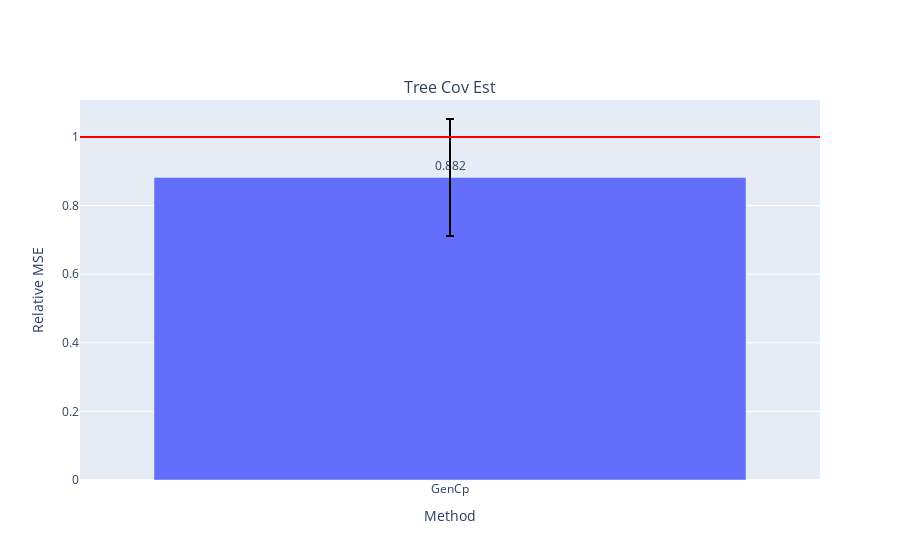

The cell this chart's notebook holds for it:
### Code cell
fig = make_subplots(
    rows=1, cols=len(models),
    subplot_titles=["Tree Cov Est"])

for i, errs in enumerate(model_errs):
    risks = [err.mean() for err in errs]
    test_risk = risks[0]
    # elev_test_risk = risks[1]
    # est_risks = risks[2:]
    est_risks = risks[1:]

    df = pd.DataFrame({est_names[i]: errs[i+1] for i in np.arange(len(est_names))})

    fig.add_trace(go.Bar(
    #     x=['VRF', 'BF_WR', 'BF_FR'], 
        x = df.columns,
        y=(df).mean()/test_risk,
        marker_color=px.colors.qualitative.Plotly,
        text=np.around((df).mean()/test_risk,3),
        textposition='outside',
        error_y=dict(
            type='data',
            color='black',
            array=(df).std() / test_risk,
    #         array=(df/test_risk).clip(upper=(df/test_risk).quantile(.95),axis=1).std(),
    #         symmetric=False,
    #         array=(df/test_risk).quantile(.95) - (df/test_risk).mean(),
    #         arrayminus=(df/test_risk).mean() - (df/test_risk).quantile(.93)
        )
    #         array=(df).mean() + (df).std(),
    #         arrayminus=(df).mean() - (df).std())
    ), row=1, col=i+1)
    # fig.add_trace(go.Bar(
    #     name='Experimental',
    #     x=['GenCp', 'KFCV', 'SPCV'], y=(df).mean(),
    #     error_y=dict(type='data', array=[1, 2])
    # ))
    # fig.update_layout(barmode='group')
    fig.add_hline(y=1., line_color='red', row=1, col=i+1)
    # fig.add_hline(y=elev_test_risk / test_risk, line_color='gray', line_dash='dash', row=1, col=i+1)
    
    fig.update_xaxes(title_text="Method", row=1, col=i+1)
    fig.update_yaxes(title_text="Relative MSE", row=1, col=i+1)
    
# fig.update_layout(
# #     title=f"FC_\u03B4{delta}_snr{snr}_nk{noise_kernel}_nls{noise_length_scale}_nv{noise_nu}_Xk{X_kernel}_Xls{X_length_scale}_Xv{X_nu}",
#     title=title,
#     xaxis_title="Method",
#     yaxis_title="MSE",
# #     legend_title="Legend Title",
# #     font=dict(
# #         family="Courier New, monospace",
# #         size=18,
# #         color="RebeccaPurple"
# #     )
# )
# barfp = os.path.expanduser(savedir + fig.layout.title['text'] + ".jpeg")
# fig.write_image(os.path.expanduser(barfp))
fig.show()

### Figure 1 — Plotly figure (JSON) as saved in the notebook; plotly's stock layout.template omitted (floating-point values rounded to 4 significant figures)
{"data": [{"error_y": {"array": [0.1706], "color": "black", "type": "data"}, "marker": {"color": ["#636EFA", "#EF553B", "#00CC96", "#AB63FA", "#FFA15A", "#19D3F3", "#FF6692", "#B6E880", "#FF97FF", "#FECB52"]}, "text": [0.882], "textposition": "outside", "type": "bar", "x": ["GenCp"], "xaxis": "x", "y": [0.8821], "yaxis": "y"}], "layout": {"annotations": [{"font": {"size": 16}, "showarrow": false, "text": "Tree Cov Est", "x": 0.5, "xanchor": "center", "xref": "paper", "y": 1, "yanchor": "bottom", "yref": "paper"}], "shapes": [{"line": {"color": "red"}, "type": "line", "x0": 0, "x1": 1, "xref": "x domain", "y0": 1, "y1": 1, "yref": "y"}], "xaxis": {"anchor": "y", "domain": [0, 1], "title": {"text": "Method"}}, "yaxis": {"anchor": "x", "domain": [0, 1], "title": {"text": "Relative MSE"}}}}
